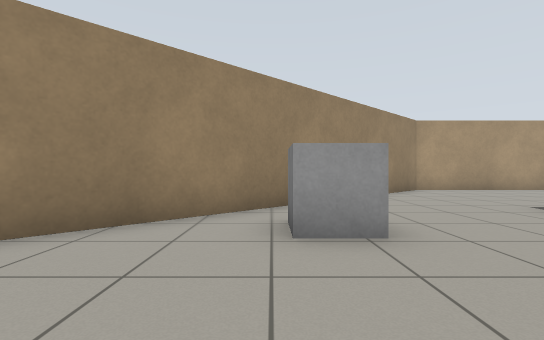
View 1 (above)

12 first-person views from a walk through a world built for the Gazebo simulator. The camera is 0.72 m above the floor, looks level and sees 85° across. The floor is counted in squares, 1 m on a side. Each view is taken from the middle of a square. On the plan, view 1 faces up. The plan holds only what a view shows up to about 10 squares ahead; the rest is blank. The robots in the file are not drawn.

View 2
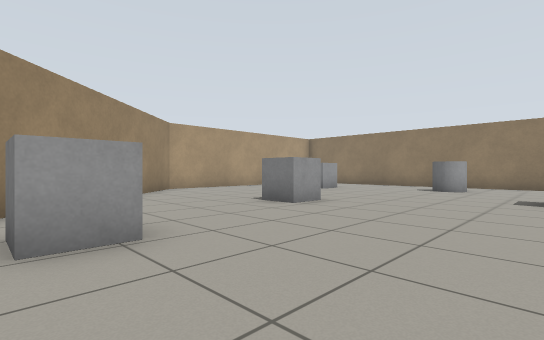

View 3
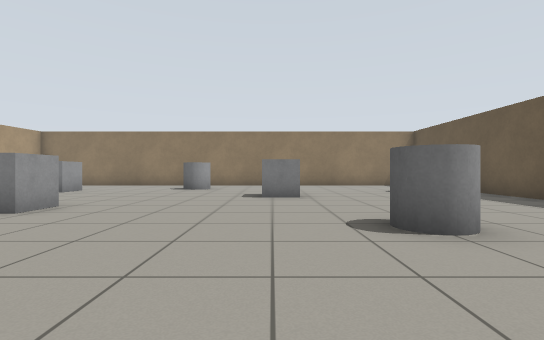

View 4
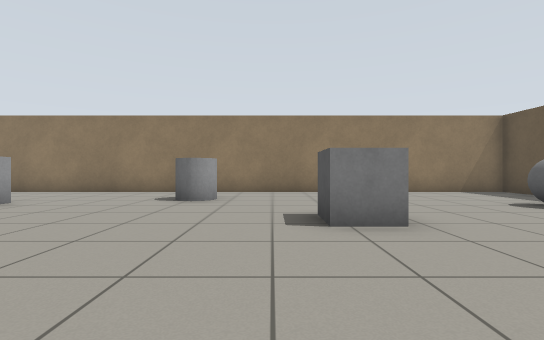

View 5
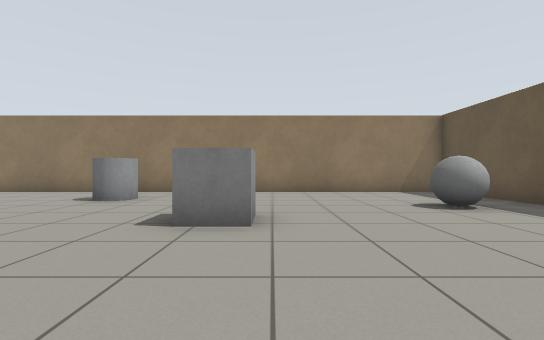

View 6
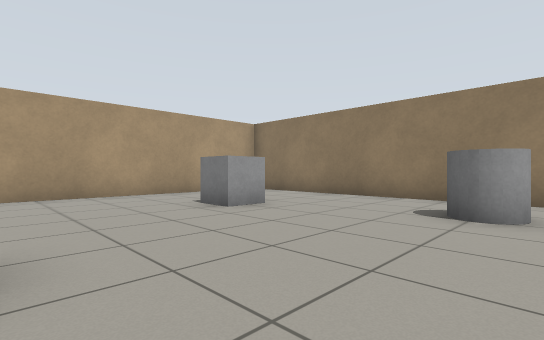

View 7
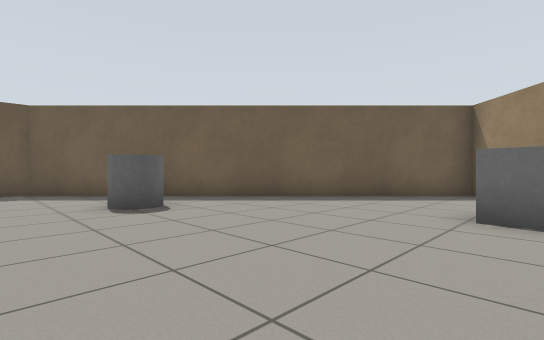

View 8
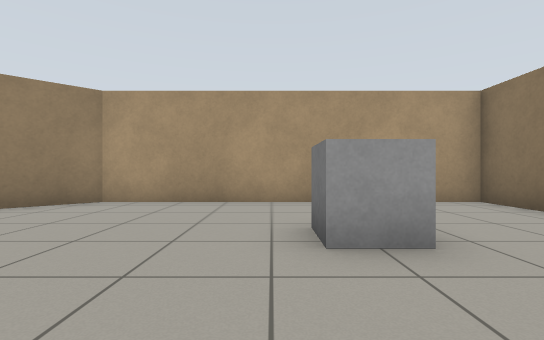

View 9
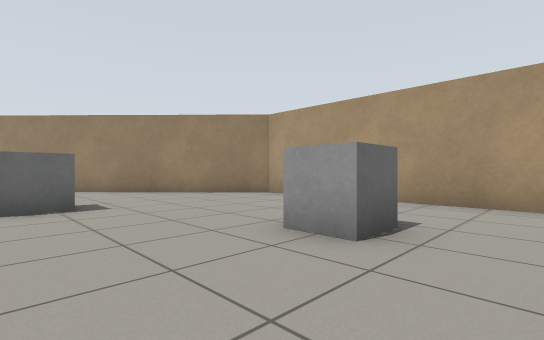

View 10
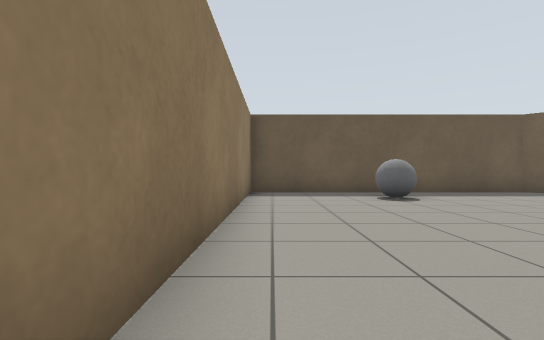

View 11
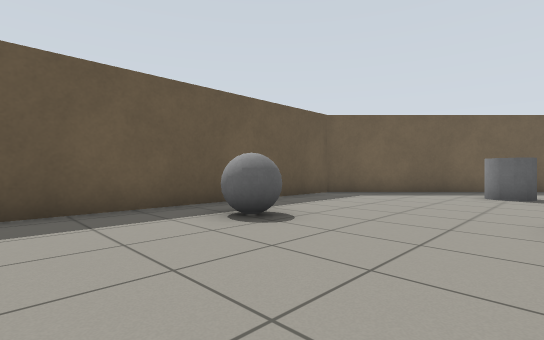

View 12
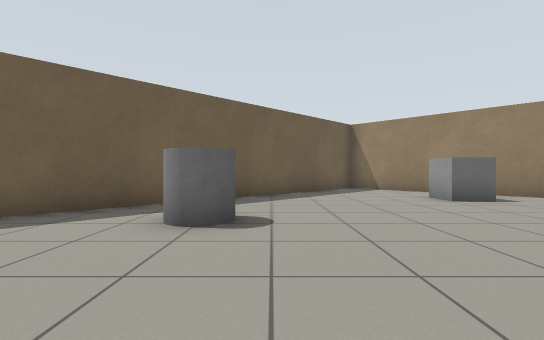

### Floor plan
Points are (right, up) in squares from view 1. A wall is a line through its corners. A room is listed if a view was taken in it or the views show most of it. See-through windows are left out.
Room 1 (views 1, 2, 3, 4, 5, 6, 7, 8, 9, 10, 11, 12)
walls: (4.9, -6.5) (13.7, -6.5) (13.7, 10.7) (5.2, 10.7) (-3.7, 2.1) (4.9, -6.5)
objects: grey box (0, 3) to (1, 4); grey cylinder (4, -2); grey box (5, 4) to (6, 5); grey box (8, 0) to (9, 0); grey ball (10, -5) to (10, -4); grey box (10, 7); grey cylinder (11, 3) to (12, 3)

Where each view was taken, in squares from view 1:
view 1: 0 up, 0 right, facing up
view 2: 0 up, 0 right, facing up-right
view 3: 0 up, 0 right, facing right
view 4: 1 up, 4 right, facing right
view 5: 1 down, 4 right, facing right
view 6: 2 up, 6 right, facing up-right
view 7: 4 up, 6 right, facing down-left
view 8: 4 up, 9 right, facing up
view 9: 4 up, 12 right, facing up-left
view 10: 3 up, 13 right, facing down
view 11: 1 down, 13 right, facing down-left
view 12: 1 down, 8 right, facing left
